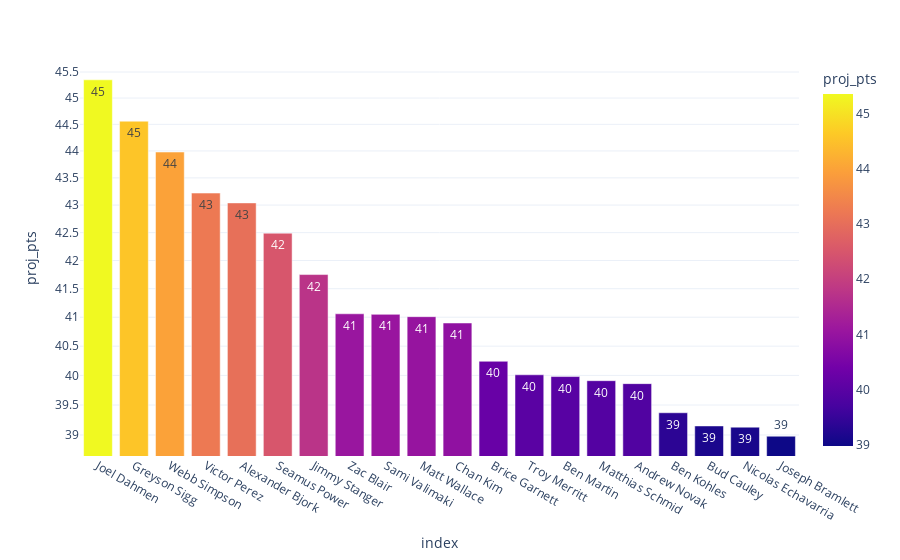

The cell this chart's notebook holds for it:
### Code cell
px.bar(week[week.Status=='FA'].sort_values('proj_pts',ascending=False)[:20],
      y='proj_pts',
      log_y=True,
      text_auto='.2s',
      color='proj_pts',
      template='plotly_white')

### Figure 1 — Plotly figure (JSON) as saved in the notebook; plotly's stock layout.template omitted (floating-point values rounded to 4 significant figures)
{"data": [{"alignmentgroup": "True", "hovertemplate": "index=%{x}<br>proj_pts=%{marker.color}<extra></extra>", "legendgroup": "", "marker": {"color": [45.35, 44.56, 43.98, 43.22, 43.04, 42.49, 41.75, 41.06, 41.05, 41.01, 40.9, 40.24, 40.01, 39.98, 39.91, 39.86, 39.37, 39.15, 39.13, 38.98], "coloraxis": "coloraxis", "pattern": {"shape": ""}}, "name": "", "offsetgroup": "", "orientation": "v", "showlegend": false, "textposition": "auto", "texttemplate": "%{y:.2s}", "type": "bar", "x": ["Joel Dahmen", "Greyson Sigg", "Webb Simpson", "Victor Perez", "Alexander Bjork", "Seamus Power", "Jimmy Stanger", "Zac Blair", "Sami Valimaki", "Matt Wallace", "Chan Kim", "Brice Garnett", "Troy Merritt", "Ben Martin", "Matthias Schmid", "Andrew Novak", "Ben Kohles", "Bud Cauley", "Nicolas Echavarria", "Joseph Bramlett"], "xaxis": "x", "y": [45.35, 44.56, 43.98, 43.22, 43.04, 42.49, 41.75, 41.06, 41.05, 41.01, 40.9, 40.24, 40.01, 39.98, 39.91, 39.86, 39.37, 39.15, 39.13, 38.98], "yaxis": "y"}], "layout": {"barmode": "relative", "coloraxis": {"colorbar": {"title": {"text": "proj_pts"}}, "colorscale": [[0, "#0d0887"], [0.1111, "#46039f"], [0.2222, "#7201a8"], [0.3333, "#9c179e"], [0.4444, "#bd3786"], [0.5556, "#d8576b"], [0.6667, "#ed7953"], [0.7778, "#fb9f3a"], [0.8889, "#fdca26"], [1, "#f0f921"]]}, "legend": {"tracegroupgap": 0}, "margin": {"t": 60}, "xaxis": {"anchor": "y", "domain": [0, 1], "title": {"text": "index"}}, "yaxis": {"anchor": "x", "domain": [0, 1], "title": {"text": "proj_pts"}, "type": "log"}}}
